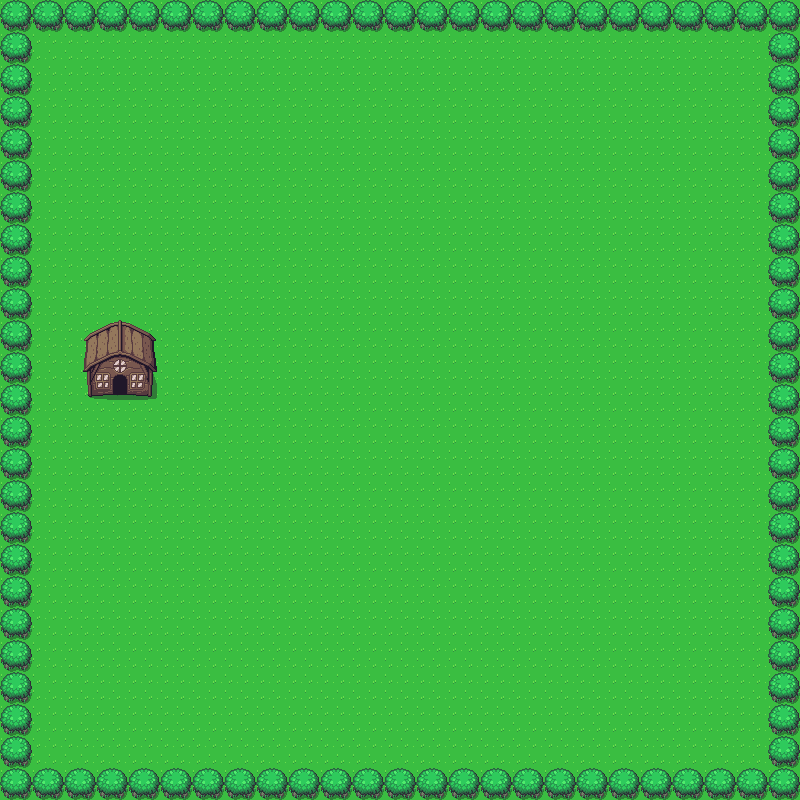

Rendered tile map (Tiled .tmx) drawn with the repository's tilesets; below, a short description and the map source with its tile grids summarised:
An orthogonal 50x50 tile map with 16x16 px tiles, 7 tile layers (BackgroundSand, BackgroundGrass, House, Down, ...) and 5 objects.

<map version="1.5" tiledversion="1.7.2" orientation="orthogonal" renderorder="right-down" width="50" height="50" tilewidth="16" tileheight="16" infinite="0" nextlayerid="23" nextobjectid="11">
 <tileset firstgid="1" source="../Sprites/Overworld/Overworld.tsx" />
 <group id="2" name="Floor">
  <layer id="9" name="BackgroundSand" width="50" height="50">
   <data>[2500 cells, 2500 non-empty, 1 distinct tile ids]</data>
  </layer>
  <layer id="1" name="BackgroundGrass" width="50" height="50">
   <data>[2500 cells, 2500 non-empty, 1 distinct tile ids]</data>
  </layer>
 </group>
 <group id="3" name="Houses">
  <group id="6" name="Principal">
   <layer id="4" name="House" width="50" height="50">
    <data>[2500 cells, 25 non-empty, 25 distinct tile ids]</data>
   </layer>
   <group id="5" name="Collisions">
    <objectgroup id="7" name="Collision" offsetx="0.25" offsety="0.75">
     <object id="5" x="90.5" y="391">
      <polygon points="-3.5,-3.25 -4.75,-18.25 -5,-19.75 -3.25,-54.75 28.5,-71 50.2877,-62.4136 64.75,-54.25 63,-48.5 65.25,-20.5 65.5,-19.75 63.75,-2.25 41.5,-3 40,-22.25 17.75,-22 18.75,-3.75" />
     </object>
    </objectgroup>
   </group>
  </group>
 </group>
 <group id="10" name="Border">
  <group id="15" name="Down">
   <layer id="12" name="Down" width="50" height="50">
    <data>[2500 cells, 96 non-empty, 4 distinct tile ids]</data>
   </layer>
   <objectgroup id="16" name="Down">
    <object id="8" x="0" y="775" width="801" height="27" />
   </objectgroup>
  </group>
  <group id="18" name="Right">
   <layer id="13" name="Right" width="50" height="50">
    <data>[2500 cells, 96 non-empty, 4 distinct tile ids]</data>
   </layer>
   <objectgroup id="20" name="Right">
    <object id="10" x="774" y="1" width="28" height="802" />
   </objectgroup>
  </group>
  <group id="19" name="Left">
   <layer id="14" name="Left" width="50" height="50">
    <data>[2500 cells, 92 non-empty, 4 distinct tile ids]</data>
   </layer>
   <objectgroup id="21" name="Left">
    <object id="7" x="2.66667" y="32.6667" width="25.3333" height="766" />
   </objectgroup>
  </group>
  <group id="17" name="Up">
   <layer id="11" name="Up" width="50" height="50">
    <data>[2500 cells, 100 non-empty, 4 distinct tile ids]</data>
   </layer>
   <objectgroup id="22" name="Up">
    <object id="6" x="1.33333" y="0" width="798" height="30.6667" />
   </objectgroup>
  </group>
 </group>
</map>
